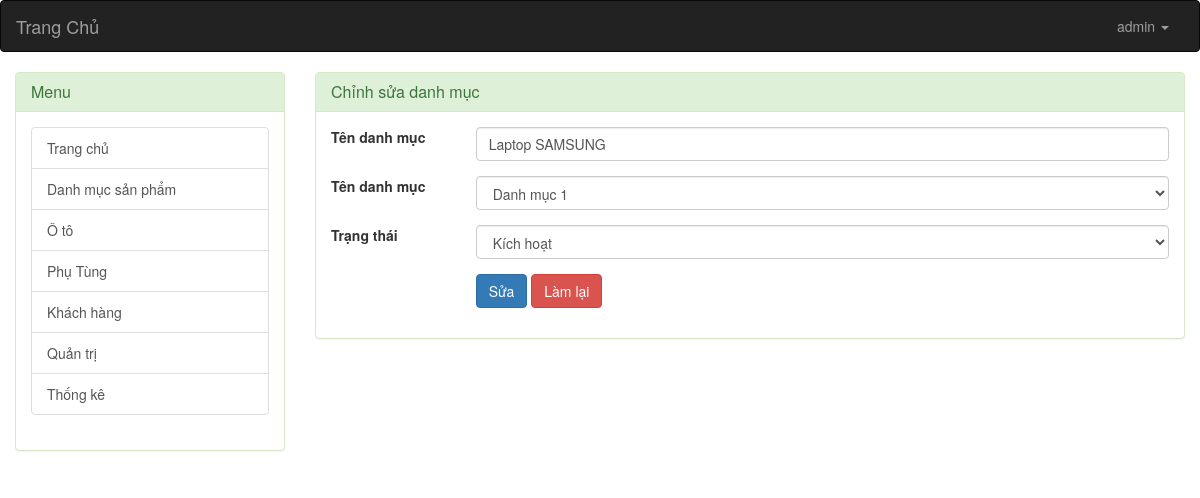
The page /admin/index.php?controller=danh-muc&view=chinh-sua&Ma_dm=1 (signed in) on the database its author committed.
### tables this page shows
CREATE TABLE `danh_muc` (
  `Ma_dm` int(11) NOT NULL,
  `Ten_dm` varchar(100) NOT NULL,
  `Ma_dm_cha` int(11) DEFAULT '0',
  `Trang_thai` smallint(1) DEFAULT '1'
);

### admin/modules/danh-muc/chinh-sua.php (the view, shortened to what this page needs)
<?php
	if(isset($_GET['Ma_dm'])){
		$Ma_dm = $_GET['Ma_dm'];
		$sql2 = "SELECT * FROM danh_muc WHERE Ma_dm = $Ma_dm";
		$kqdanhmuc = mysqli_query($conn,$sql2);
		$result = mysqli_fetch_assoc($kqdanhmuc);
	}
?>
<div class="products">
	<div class="panel panel-success">
		<div class="panel-heading">
			<h3 class="panel-title">Chỉnh sửa danh mục</h3>
		</div>
		<div class="panel-body">
			<form action="" method="POST" class="form-horizontal" enctype="multipart/form-data">
				<div class="form-group">
					<div class="col-sm-2">
						<label>Tên danh mục</label>
					</div>
					<div class="col-sm-10">
						<input type="text" name="Ten_dm" class="form-control" value="<?php echo $result['Ten_dm']; ?>">
					</div>
				</div>
				<div class="form-group">
					<div class="col-sm-2">
						<label>Tên danh mục</label>
					</div>
					<div class="col-sm-10">
						<select name="Ma_dm_cha" id="input" class="form-control" required="required">
							<option value="0" <?php if ($result['Ma_dm_cha']  == 0) echo "selected";
							 ?> >Danh mục 1</option>
						</select>
					</div>
				</div>
				<div class="form-group">
					<div class="col-sm-2">
						<label>Trạng thái</label>
					</div>
					<div class="col-sm-10">
						<select name="Trang_thai" id="input" class="form-control" required="required">
							<option value="1" <?php if ($result['Trang_thai']  == 1) echo "selected";
							 ?>>Kích hoạt</option>
						</select>
					</div>
				</div>
				<div class="form-group">
					<div class="col-sm-10 col-sm-offset-2">
						<button type="submit" name="save" class="btn btn-primary">Sửa</button>
						<button type="reset" class="btn btn-danger">Làm lại</button>
					</div>
				</div>
		</form>
		</div>
	</div>
</div>

### rows shown on the page
danh_muc: Ten_dm "Laptop SAMSUNG", Ma_dm_cha "Danh mục 1", Trang_thai "Kích hoạt"

### other values the page prints
$user['Ten_dang_nhap'] "admin"
